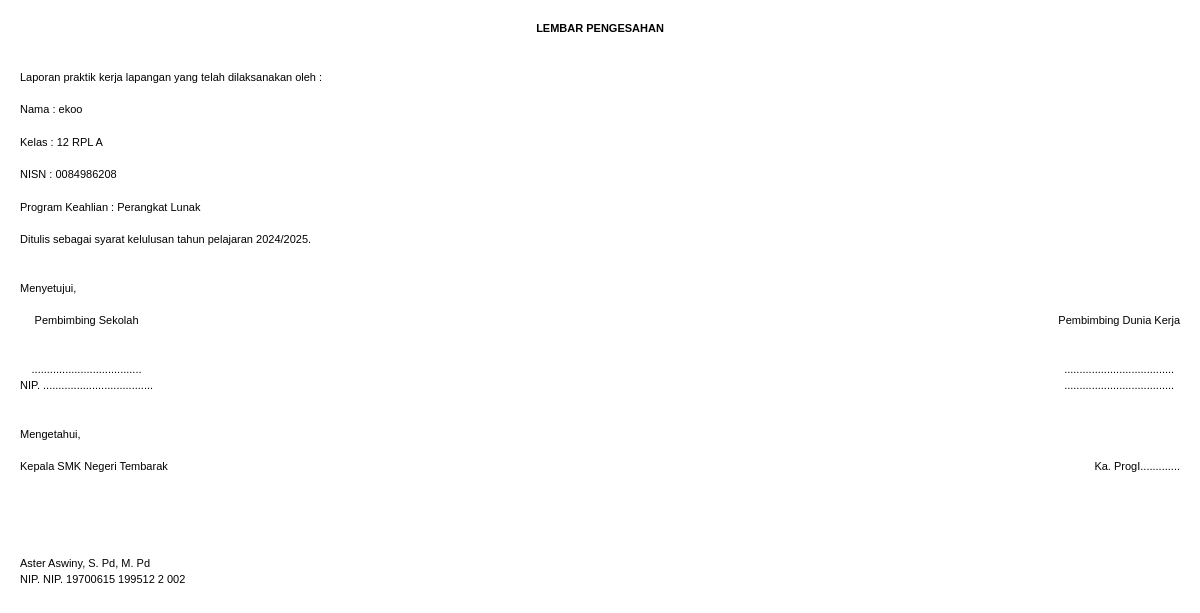
The page /pages/laporan/lp.php?id_siswa=1 on the database its author committed.
### tables this page shows
CREATE TABLE `siswa` (
  `id_siswa` int(11) NOT NULL,
  `nis` varchar(15) NOT NULL,
  `nisn` varchar(15) NOT NULL,
  `nama_siswa` varchar(50) NOT NULL,
  `no_wa` varchar(20) NOT NULL,
  `kelas` varchar(10) NOT NULL,
  `pro_keahlian` varchar(20) NOT NULL,
  `TTL` varchar(100) NOT NULL,
  `id_sekolah` int(11) NOT NULL,
  `id_perusahaan` int(11) NOT NULL,
  `tanggal_mulai` date NOT NULL,
  `tanggal_selesai` date NOT NULL,
  `id_pembimbing` int(11) NOT NULL,
  `id_guru` int(11) NOT NULL,
  `username` varchar(20) NOT NULL,
  `password` varchar(20) NOT NULL
);

### pages/laporan/lp.php (the view, shortened to what this page needs)
<?php
include('../../koneksi.php');
$id_siswa = $_GET['id_siswa'] ?? null;
$query = "
SELECT
    s.nama_siswa,
    s.kelas,
    s.NISN,
    s.pro_keahlian,
    p.nama_perusahaan AS id_perusahaan,
    b.nama_pembimbing AS id_pembimbing,
    sk.nama_sekolah,
    sk.alamat_sekolah
FROM
    siswa s
LEFT JOIN
    perusahaan p ON s.id_perusahaan = p.id_perusahaan
LEFT JOIN
    pembimbing b ON s.id_pembimbing = b.id_pembimbing
LEFT JOIN
    sekolah sk ON s.id_sekolah = sk.id_sekolah
WHERE
    s.id_siswa = ? ";
$stmt = $coneksi->prepare($query);
$stmt->bind_param("i", $id_siswa);
$stmt->execute();
$result = $stmt->get_result();
if ($result->num_rows > 0) {
    $data = $result->fetch_assoc();
} else {
    echo "Data tidak ditemukan.";
    exit();
}
?>
<!DOCTYPE html>
<html lang="en">
<head>
    <script src="https://cdn.tailwindcss.com"></script>
</head>
<body>
    <div class="printable">
        <h1 class="text-center font-bold mb-8 style9">LEMBAR PENGESAHAN</h1>
        <p class="mb-4 style9">Laporan praktik kerja lapangan yang telah dilaksanakan oleh : </p>
        <p class="mb-4 style9">Nama : <?php echo htmlspecialchars($data['nama_siswa']); ?></p>
        <p class="mb-4 style9">Kelas : <?php echo htmlspecialchars($data['kelas']); ?></p>
        <p class="mb-4 style9">NISN : <?php echo htmlspecialchars($data['NISN']); ?></p>
        <p class="mb-4 style9">Program Keahlian : <?php echo htmlspecialchars($data['pro_keahlian']); ?></p>
        <p class="mb-8 style9">Ditulis sebagai syarat kelulusan tahun pelajaran 2024/2025.</p>
        <p class="mb-4 style9">Menyetujui,</p>
        <div class="flex justify-between mb-8">
            <div class="text-center">
                <p class="style9">Pembimbing Sekolah</p>
                <p class="mt-8 style9">....................................</p>
                <p class="style9">NIP. ....................................</p>
            </div>
            <div class="text-center">
                <p class="style9">Pembimbing Dunia Kerja</p>
                <p class="mt-8 style9">....................................</p>
                <p class="style9">....................................</p>
            </div>
        </div>
        <p class="mb-4 style9">Mengetahui,</p>
        <div class="flex justify-between mb-8">
            <div class="text-center">
                <p class="style9">Kepala SMK Negeri Tembarak</p>
            </div>
            <div class="text-center">
                <p class="style9">Ka. ProgI.............</p>
            </div>
        </div><br><br>
        <p class="text-left style9">Aster Aswiny, S. Pd, M. Pd</p>
        <p class="text-left style9">NIP. NIP. 19700615 199512 2 002</p>
    </div>
</body>
</html>

### pages/laporan/lp.php (style rules this page uses)
.printable { margin: 20px; }
.style9 { font-family: Verdana, Arial, Helvetica, sans-serif; font-size: 11px; }

### rows shown on the page
siswa: nama_siswa "ekoo", kelas "12 RPL A", nisn "0084986208", pro_keahlian "Perangkat Lunak"
